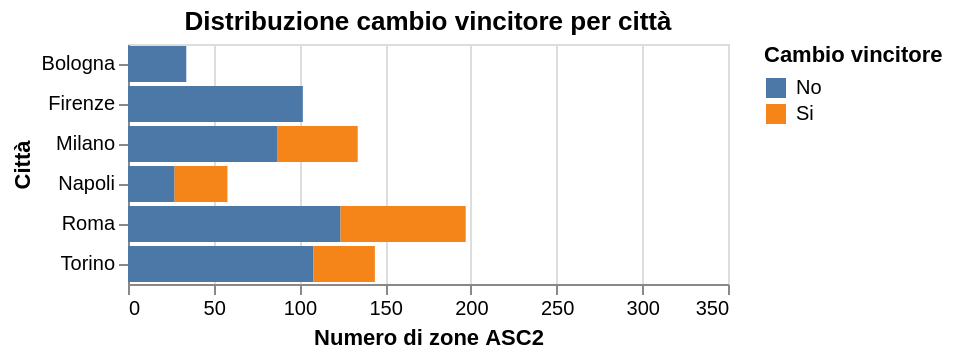

This figure's Vega-Lite source:
### Vega-Lite specification from a JSON file in a GitHub repository (floating-point values rounded to 4 significant figures; data arrays with more than 128 entries replaced by an {"elided": "..."} marker saying what was removed)
{"usermeta": {"embedOptions": {"theme": "fivethirtyeight"}}, "config": {"view": {"continuousWidth": 300, "continuousHeight": 300}}, "data": {"name": "data-e6a8539240285b988c750b4a95d86a87"}, "mark": {"type": "bar"}, "encoding": {"color": {"field": "e_winner_changed_label", "title": "Cambio vincitore", "type": "nominal"}, "x": {"aggregate": "count", "scale": {"domain": [0, 350]}, "stack": "zero", "title": "Numero di zone ASC2", "type": "quantitative"}, "y": {"field": "CITY", "title": "Città", "type": "nominal"}}, "title": "Distribuzione cambio vincitore per città", "transform": [{"calculate": "datum.e_winner_changed == 1 ? 'Si' : 'No'", "as": "e_winner_changed_label"}], "$schema": "https://vega.github.io/schema/vega-lite/v5.20.1.json", "datasets": {"data-e6a8539240285b988c750b4a95d86a87": {"elided": "669 records"}}}
